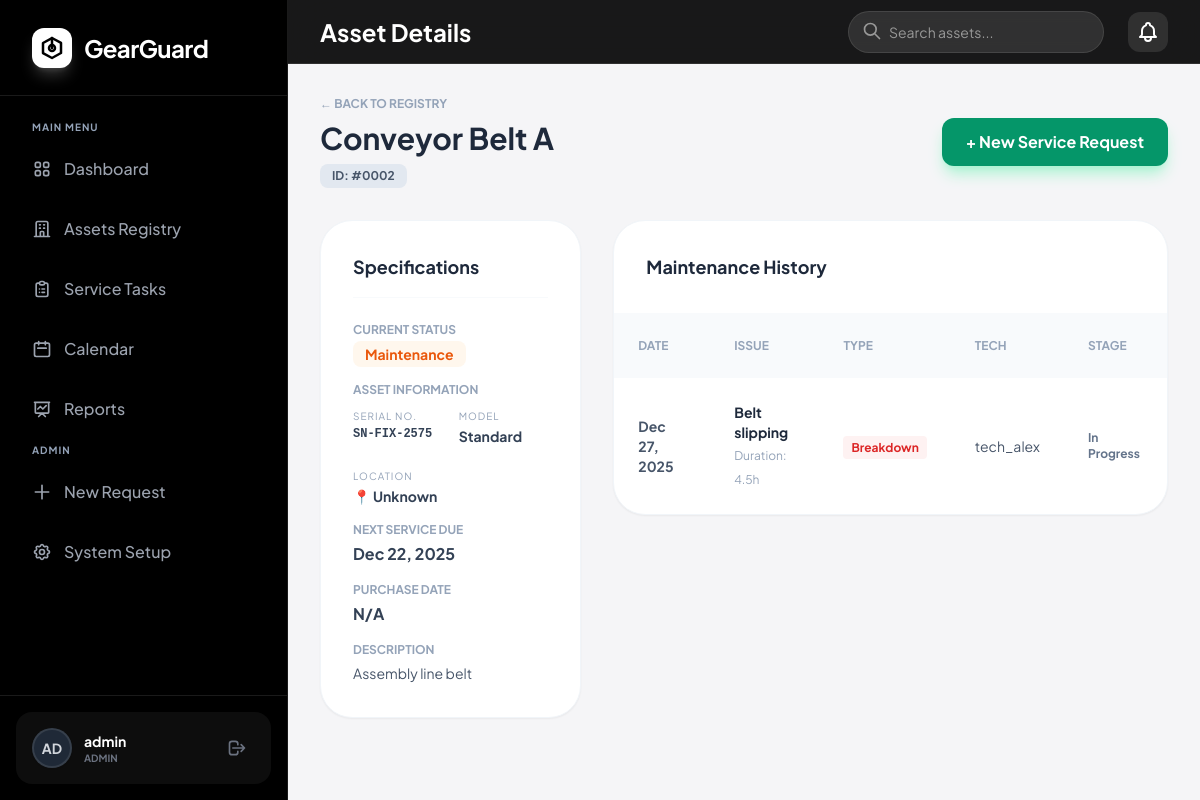
Screenshot of /asset_details.php?id=2 (signed in) with the database file from the repository.
### tables this page shows
CREATE TABLE `equipment` (
  `id` int(11) NOT NULL,
  `name` varchar(100) NOT NULL,
  `serial_number` varchar(100) DEFAULT NULL,
  `model` varchar(100) DEFAULT NULL,
  `location` varchar(100) DEFAULT NULL,
  `preferred_tech_id` int(11) DEFAULT NULL,
  `team_id` int(11) DEFAULT NULL,
  `status` enum('Operational','Maintenance','Decommissioned') DEFAULT 'Operational',
  `next_service_date` date DEFAULT NULL,
  `purchase_date` date DEFAULT NULL,
  `description` text DEFAULT NULL
);

CREATE TABLE `requests` (
  `id` int(11) NOT NULL,
  `equipment_id` int(11) NOT NULL,
  `subject` varchar(150) DEFAULT NULL,
  `description` text DEFAULT NULL,
  `priority` enum('High','Medium','Low') DEFAULT 'Medium',
  `type` enum('Breakdown','Routine') DEFAULT 'Breakdown',
  `stage` enum('New','In Progress','Waiting for Parts','Repaired','Scrap') DEFAULT 'New',
  `assigned_to` int(11) DEFAULT NULL,
  `duration` float DEFAULT 0,
  `created_at` timestamp NOT NULL DEFAULT current_timestamp()
);

CREATE TABLE `users` (
  `id` int(11) NOT NULL,
  `username` varchar(50) NOT NULL,
  `password` varchar(255) NOT NULL,
  `role` enum('Admin','Manager','Technician') NOT NULL,
  `team` enum('IT','Mechanical','Electrical','General') DEFAULT 'General',
  `avatar` varchar(255) DEFAULT 'default_avatar.png'
);

### auth.php (called while the page is built, shortened)
<?php
function hasRole($roles)
{
    return isset($_SESSION['role']) && in_array($_SESSION['role'], $roles);
}
?>

### asset_details.php (the view, shortened to what this page needs)
<?php
include 'db.php';
include 'header.php';
$id = $_GET['id'] ?? 0;
try {
    $stmt = $pdo->prepare("SELECT * FROM equipment WHERE id = ?");
    $stmt->execute([$id]);
    $asset = $stmt->fetch();
    $hist_stmt = $pdo->prepare("
        SELECT r.*, u.username as tech_name
        FROM requests r
        LEFT JOIN users u ON r.assigned_to = u.id
        WHERE r.equipment_id = ?
        ORDER BY r.created_at DESC
    ");
    $hist_stmt->execute([$id]);
    $history = $hist_stmt->fetchAll();
} catch (Exception $e) {
    echo "<div class='p-8'><div class='bg-red-100 text-red-600 p-4 rounded-xl'>Error: " . $e->getMessage() . "</div></div>";
    exit;
}
?>
<div class="flex justify-between items-center mb-8">
    <div>
        <a href="equipment_list.php"
            class="text-slate-400 font-bold text-xs uppercase hover:text-emerald-600 mb-2 block">← Back to Registry</a>
        <h2 class="text-3xl font-bold text-slate-800"><?= htmlspecialchars($asset['name']) ?></h2>
        <span class="inline-block px-3 py-1 rounded-lg text-xs font-bold bg-slate-200 text-slate-600 mt-2">
            ID: #<?= str_pad($asset['id'], 4, '0', STR_PAD_LEFT) ?>
        </span>
    </div>
    <div class="flex space-x-3">
        <?php if (hasRole(['Admin', 'Manager'])): ?>
            <a href="add_request.php?asset_id=<?= $asset['id'] ?>"
                class="bg-emerald-600 text-white px-6 py-3 rounded-xl font-bold shadow-lg shadow-emerald-200 hover:bg-emerald-700 transition-all transform hover:-translate-y-1">
                + New Service Request
            </a>
        <?php endif; ?>
    </div>
</div>
<div class="grid grid-cols-1 lg:grid-cols-3 gap-8">
    <div class="lg:col-span-1 space-y-8">
        <div class="bg-white p-8 rounded-[2rem] shadow-sm border border-slate-100">
            <h3 class="font-bold text-slate-800 text-lg mb-6 border-b border-slate-50 pb-4">Specifications</h3>
            <div class="space-y-4">
                <div>
                    <label class="block text-xs font-bold text-slate-400 uppercase mb-1">Current Status</label>
                    <?php
                    $statusColor = match ($asset['status']) {
                        'Operational' => 'text-emerald-600 bg-emerald-50',
                        'Maintenance' => 'text-orange-600 bg-orange-50',
                        'Decommissioned' => 'text-red-500 bg-red-50',
                        default => 'text-slate-600 bg-slate-50'
                    };
                    ?>
                    <span class="px-3 py-1 rounded-lg text-sm font-bold <?= $statusColor ?>">
                        <?= $asset['status'] ?>
                    </span>
                </div>
                <div>
                    <label class="block text-xs font-bold text-slate-400 uppercase mb-1">Asset Information</label>
                    <div class="grid grid-cols-2 gap-4">
                        <div>
                            <span class="text-[10px] text-slate-400 uppercase tracking-widest">Serial No.</span>
                            <p class="font-bold text-slate-700 font-mono text-xs">
                                <?= $asset['serial_number'] ?? 'N/A' ?></p>
                        </div>
                        <div>
                            <span class="text-[10px] text-slate-400 uppercase tracking-widest">Model</span>
                            <p class="font-bold text-slate-700 text-sm"><?= $asset['model'] ?? 'Standard' ?></p>
                        </div>
                        <div class="col-span-2">
                            <span class="text-[10px] text-slate-400 uppercase tracking-widest">Location</span>
                            <p class="font-bold text-slate-700 text-sm flex items-center gap-2">
                                📍 <?= $asset['location'] ?? 'Unknown' ?>
                            </p>
                        </div>
                    </div>
                </div>
                <div>
                    <label class="block text-xs font-bold text-slate-400 uppercase mb-1">Next Service Due</label>
                    <p class="font-bold text-slate-700">
                        <?= $asset['next_service_date'] ? date('M d, Y', strtotime($asset['next_service_date'])) : 'Not Scheduled' ?>
                    </p>
                </div>
                <div>
                    <label class="block text-xs font-bold text-slate-400 uppercase mb-1">Purchase Date</label>
                    <p class="font-bold text-slate-700">
                        <?= $asset['purchase_date'] ? date('M d, Y', strtotime($asset['purchase_date'])) : 'N/A' ?>
                    </p>
                </div>
                <div>
                    <label class="block text-xs font-bold text-slate-400 uppercase mb-1">Description</label>
                    <p class="text-sm text-slate-600 leading-relaxed">
                        <?= nl2br(htmlspecialchars($asset['description'])) ?>
                    </p>
                </div>
            </div>
        </div>
    </div>
    <div class="lg:col-span-2">
        <div class="bg-white rounded-[2rem] shadow-sm border border-slate-100 overflow-hidden">
            <div class="p-8 border-b border-slate-50">
                <h3 class="font-bold text-slate-800 text-lg">Maintenance History</h3>
            </div>
            <div class="overflow-x-auto">
                <table class="w-full text-left">
                    <thead class="bg-slate-50">
                        <tr>
                            <th class="p-6 text-xs font-bold text-slate-400 uppercase">Date</th>
                            <th class="p-6 text-xs font-bold text-slate-400 uppercase">Issue</th>
                            <th class="p-6 text-xs font-bold text-slate-400 uppercase">Type</th>
                            <th class="p-6 text-xs font-bold text-slate-400 uppercase">Tech</th>
                            <th class="p-6 text-xs font-bold text-slate-400 uppercase">Stage</th>
                        </tr>
                    </thead>
                    <tbody class="divide-y divide-slate-50">
                        <?php foreach ($history as $h): ?>
                            <tr class="hover:bg-slate-50/50 transition-colors">
                                <td class="p-6 text-sm font-bold text-slate-600">
                                    <?= date('M d, Y', strtotime($h['created_at'])) ?>
                                </td>
                                <td class="p-6">
                                    <span
                                        class="font-bold text-slate-800 block text-sm"><?= htmlspecialchars($h['subject']) ?></span>
                                    <span class="text-xs text-slate-400">Duration: <?= $h['duration'] ?>h</span>
                                </td>
                                <td class="p-6">
                                    <span
                                        class="px-2 py-1 rounded text-xs font-bold
                                        <?= $h['type'] == 'Breakdown' ? 'bg-red-50 text-red-600' : 'bg-blue-50 text-blue-600' ?>">
                                        <?= $h['type'] ?>
                                    </span>
                                </td>
                                <td class="p-6 text-sm text-slate-600">
                                    <?= $h['tech_name'] ?? '<span class="text-slate-300">Unassigned</span>' ?>
                                </td>
                                <td class="p-6 text-xs font-bold text-slate-500">
                                    <?= $h['stage'] ?>
                                </td>
                            </tr>
                        <?php endforeach; ?>
                    </tbody>
                </table>
            </div>
        </div>
    </div>
</div>
</main>
</div>
</body>
</html>

### header.php (style rules this page uses)
body { font-family: 'Plus Jakarta Sans', sans-serif; background-color: #f5f5f7; color: #1d1d1f; }

### rows the page displays
equipment: name "Conveyor Belt A", id "0002", status "Maintenance", serial_number "SN-FIX-2575", model "Standard", location "Unknown", next_service_date "Dec 22, 2025", description "Assembly line belt"
requests: created_at "Dec 27, 2025", subject "Belt slipping", duration "4.5", type "Breakdown", assigned_to.username "tech_alex", stage "In Progress"

### other values shown
substr($username, 0, 2) "AD"
$username "admin"
$role "ADMIN"
str_replace("_", " ", $page) "Asset Details"
